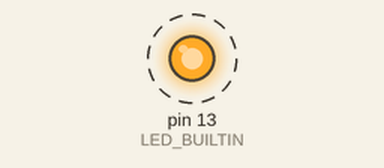
Simulated run of this sketch. Board: Arduino Uno, built with avr-gcc and run on an emulated ATmega328P. Shown: output pins drawn as LEDs (lit = HIGH). Dashed ring = blinking.

Above: at 3.2 s.
Timing chart, 0 to 6.0 s (numbered marks = the images above):
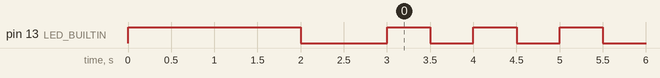

Measured:
- by itself, pin 13 (LED_BUILTIN): repeats every 1.0 s: HIGH 0.50 s, LOW 0.50 s

The sketch:

Blink-Variation-01.ino
```cpp
/*

*/

// the setup function runs once when you press reset or power the board
void setup() {
  // initialize digital pin LED_BUILTIN as an output.
  pinMode(LED_BUILTIN, OUTPUT);
    digitalWrite(13, 1);  // turn the LED on (HIGH is the voltage level)
  delay(2000);                      // wait for a second
  digitalWrite(13, 0);   // turn the LED off by making the voltage LOW
  delay(1000);
}

 void loop() {
  digitalWrite(13, 1);  // turn the LED on (HIGH is the voltage level)
  delay(500);                      // wait for a second
  digitalWrite(13, 0);   // turn the LED off by making the voltage LOW
  delay(500);                      // wait for a seconddigitalWrite(13, 1);  // turn the LED on (HIGH is the voltage level)
}
```
